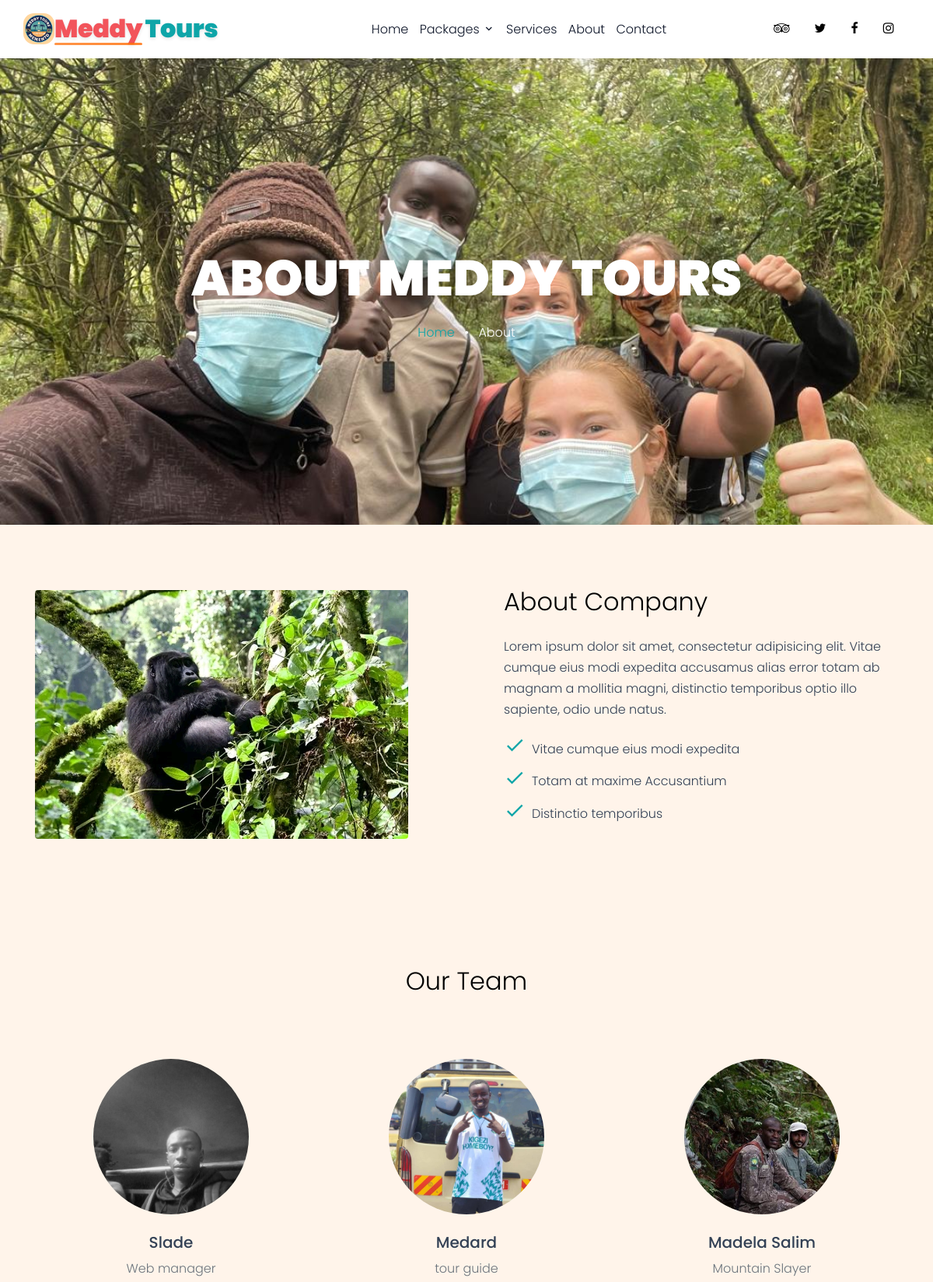
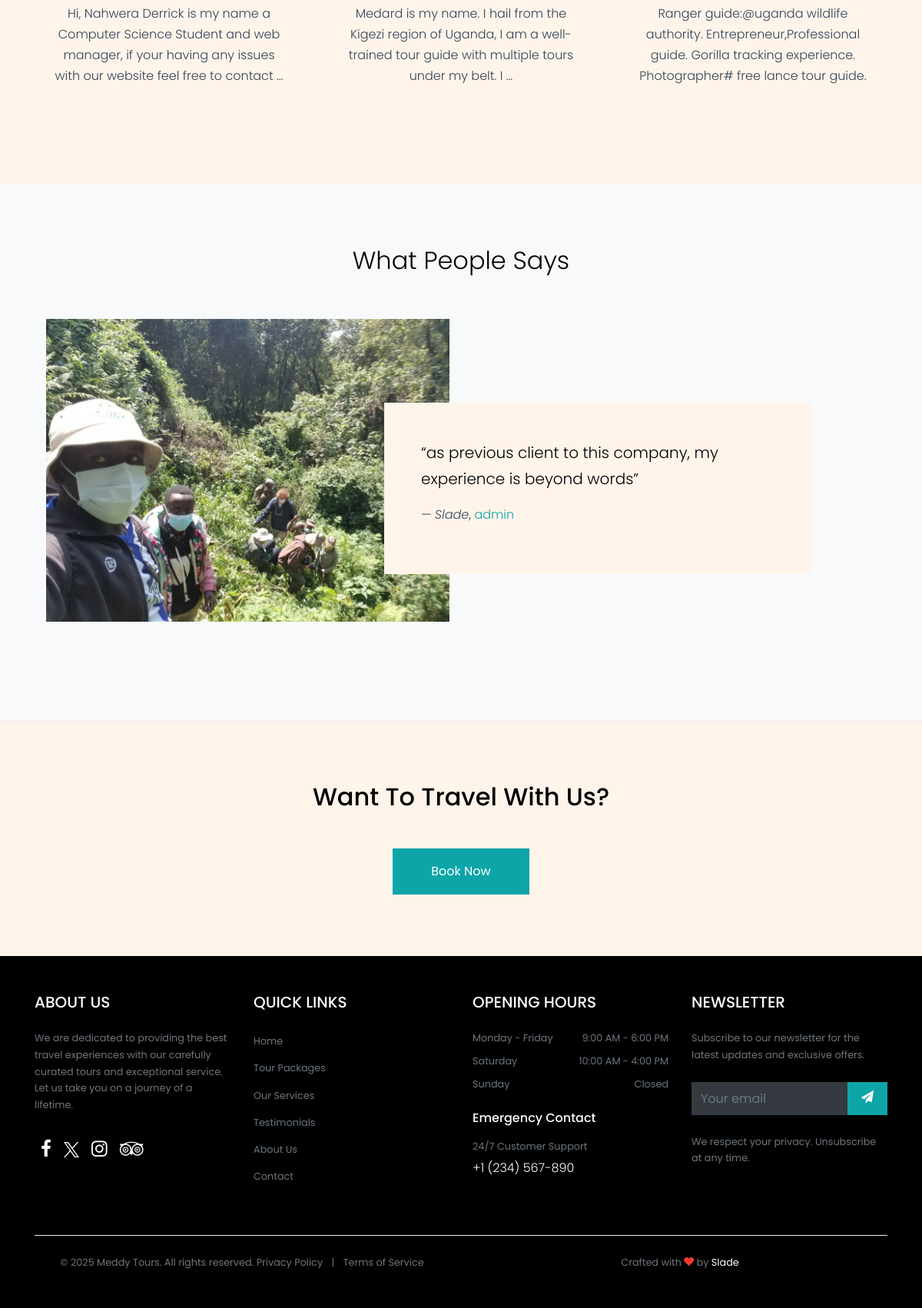
/about.html, run on the app's committed database (2 pictures, top to bottom).
### meddy_tourguides/models.py (models this page shows, shortened)
class TeamMember(models.Model):
    name = models.CharField(max_length=100)
    position = models.CharField(max_length=100)
    bio = models.TextField()
    image = models.FileField(upload_to='team_images/', validators=[FileExtensionValidator(["jpg","jpeg","png","gif","webp"])])
    twitter = models.URLField(blank=True)
    facebook = models.URLField(blank=True)
    instagram = models.URLField(blank=True)

class Testimonial(models.Model):
    name = models.CharField(max_length=100)
    position = models.CharField(max_length=100)
    content = models.TextField()
    image = models.FileField(upload_to='testimonial_images/', validators=[FileExtensionValidator(["jpg","jpeg","png","gif","webp"])])

### meddy_tourguides/views.py (the view)
# urls.py: path('about.html', views.about, name='about'),
def about(request):
    team_members = TeamMember.objects.all()
    testimonials = Testimonial.objects.all()
    context = {
        'team_members': team_members,
        'testimonials': testimonials,
    }
    return render(request, 'about.html', context)

### templates/about.html (shortened to what this page needs)
{% extends 'base_site.html' %}
{% load static %}
{% block content %}
    <div class="site-wrap">
    <div class="site-blocks-cover inner-page-cover" style="background-image: url({% static 'images/experience.jpg' %});" data-aos="fade" data-stellar-background-ratio="0.5">
        <div class="container">
          <div class="row align-items-center justify-content-center text-center">
            <div class="col-md-8" data-aos="fade-up" data-aos-delay="400">
              <h1 class="hero-title">About Meddy tours</h1>
              <div><a href="{% url 'index' %}">Home</a> <span class="mx-2 text-white">&bullet;</span> <span class="text-white">About</span></div>
            </div>
          </div>
        </div>
      </div>
    <div class="site-section" data-aos="fade-up">
      <div class="container">
        <div class="row align-items-center">
          <div class="col-md-6 mb-5 mb-md-0">
            <img src="{% static 'images/neighbour.jpg' %}" alt="About Meddy Tours" class="img-fluid rounded">
          </div>
          <div class="col-md-6 pl-md-5">
            <h2 class="font-weight-light text-black mb-4">About Company</h2>
            <p>Lorem ipsum dolor sit amet, consectetur adipisicing elit. Vitae cumque eius modi expedita accusamus alias error totam ab magnam a mollitia magni, distinctio temporibus optio illo sapiente, odio unde natus.</p>
            <ul class="list-unstyled">
              <li class="d-flex align-items-center"><span class="icon-check2 text-primary h3 mr-2"></span><span>Vitae cumque eius modi expedita</span></li>
              <li class="d-flex align-items-center"><span class="icon-check2 text-primary h3 mr-2"></span><span>Totam at maxime Accusantium</span></li>
              <li class="d-flex align-items-center"><span class="icon-check2 text-primary h3 mr-2"></span><span>Distinctio temporibus</span></li>
            </ul>
          </div>
        </div>
      </div>
    </div>
    <div class="site-section">
      <div class="container">
         <div class="row justify-content-center mb-5" data-aos="fade-up">
          <div class="col-md-7">
            <h2 class="font-weight-light text-black text-center">Our Team</h2>
          </div>
        </div>
        <div class="row g-4">
          {% for member in team_members %}
          <div class="col-12 col-sm-6 col-lg-4">
            <div class="team-member h-100 p-4 text-center" data-aos="fade-up" data-aos-delay="{{ forloop.counter0|add:1 }}00">
              <div class="team-avatar mx-auto mb-4">
                {% if member.image %}
                  <img src="{{ member.image.url }}"
                       alt="{{ member.name }} - {{ member.position }}"
                       class="img-fluid rounded-circle"
                       style="width: 200px; height: 200px; object-fit: cover;"
                       loading="lazy"
                       onerror="this.onerror=null; this.src='{% static 'images/fallback-avatar.svg' %}'">
                {% else %}
                  <div class="rounded-circle bg-light d-flex align-items-center justify-content-center mx-auto" style="width: 200px; height: 200px;">
                    <span class="display-4 text-muted">{{ member.name|slice:':1' }}</span>
                  </div>
                {% endif %}
              </div>
              <h3 class="h5 mb-2">{{ member.name }}</h3>
              <p class="text-muted mb-2">{{ member.position }}</p>
              <p class="mb-4">{{ member.bio|truncatewords:25 }}</p>
            </div>
          </div>
          {% empty %}
          <div class="col-12">
            <div class="p-5 bg-light rounded text-center">
              <p class="mb-0">Our team information is currently being updated. Please check back soon!</p>
            </div>
          </div>
          {% endfor %}
        </div>
      </div>
    </div>
    <div class="site-section block-13 bg-light">
    <div class="container" data-aos="fade">
        <div class="row justify-content-center mb-5">
          <div class="col-md-7">
            <h2 class="font-weight-light text-black text-center">What People Says</h2>
          </div>
        </div>
        <div class="nonloop-block-13 owl-carousel">
          {% for t in testimonials %}
          <div class="item">
            <div class="container">
              <div class="row">
                <div class="col-lg-6 mb-5">
                  {% if t.image %}
                    <img src="{{ t.image.url }}"
                         alt="{{ t.name }} - {{ t.position }}"
                         class="img-md-fluid"
                         loading="lazy"
                         onerror="this.onerror=null; this.src='{% static 'images/fallback-testimonial.jpg' %}'">
                  {% else %}
                    <div class="bg-light d-flex align-items-center justify-content-center" style="height: 100%; min-height: 300px;">
                      <span class="h4 text-muted">{{ t.name|slice:':1' }}</span>
                    </div>
                  {% endif %}
                </div>
                <div class="overlap-left col-lg-6 bg-white p-md-5 align-self-center">
                  <p class="text-black lead">&ldquo;{{ t.content }}&rdquo;</p>
                  <p class="">&mdash; <em>{{ t.name }}</em>, <a href="#">{{ t.position }}</a></p>
                </div>
              </div>
            </div>
          </div>
          {% endfor %}
        </div>
      </div>
    </div>
    <div class="site-section border-top">
      <div class="container">
        <div class="row text-center">
          <div class="col-md-12">
            <h2 class="mb-5 text-black">Want To Travel With Us?</h2>
            <p class="mb-0"><a href="booking.html" class="btn btn-primary py-3 px-5 text-white">Book Now</a></p>
          </div>
        </div>
      </div>
    </div>
  </div>
{% endblock %}

### templates/base_site.html (shortened to what this page needs)
{% load static %}
<!DOCTYPE html>
<html lang="en">
  <head>
    <link rel="stylesheet" href="{% static 'fonts/icomoon/style.css' %}">
    <link rel="stylesheet" href="{% static 'css/bootstrap.min.css' %}">
    <link rel="stylesheet" href="{% static 'css/magnific-popup.css' %}">
    <link rel="stylesheet" href="{% static 'css/jquery-ui.css' %}">
    <link rel="stylesheet" href="{% static 'css/owl.carousel.min.css' %}">
    <link rel="stylesheet" href="{% static 'css/owl.theme.default.min.css' %}">
    <link rel="stylesheet" href="{% static 'css/bootstrap-datepicker.css' %}">
    <link rel="stylesheet" href="{% static 'fonts/flaticon/font/flaticon.css' %}">
    <link rel="stylesheet" href="https://cdn.jsdelivr.net/npm/mediaelement@4.2.7/build/mediaelementplayer.min.css">
    <link rel="stylesheet" href="{% static 'css/aos.css' %}">
    <link rel="stylesheet" href="{% static 'css/style.css' %}">
    <link rel="stylesheet" href="{% static 'css/theme-override.css' %}">
  </head>
  <body>
  <div class="site-wrap">
    <header class="site-navbar py-1" role="banner">
      <div class="container">
        <div class="row align-items-center">
          <div class="col-8 col-xl-3">
            <h1 class="mb-0 site-logo"><a href="{% url 'index' %}" class="h2 mb-0 d-flex align-items-center" aria-label="Meddy Tours"><img src="{% static 'images/logo.jpg' %}" class="img-fluid me-2" alt="Meddy Tours Logo" style="height: 40px; width: auto;"><span class="brand-accent">Meddy</span> <span class="brand-primary">Tours</span></a></h1>
          </div>
          <div class="col-12 col-xl-7 d-none d-xl-block">
            <nav class="site-navigation position-relative text-right text-lg-center" role="navigation">
              <ul class="site-menu js-clone-nav mx-auto d-none d-lg-block">
                <li><a href="{% url 'index' %}">Home</a></li>
                <li class="has-children">
                  <a href="{% url 'packages' %}">Packages</a>
                </li>
                <li><a href="{% url 'services' %}">Services</a></li>
                <li><a href="{% url 'about' %}">About</a></li>
                <li><a href="{% url 'contact' %}">Contact</a></li>
              </ul>
            </nav>
          </div>
          <div class="col-4 col-xl-2 text-right">
            <div class="d-none d-xl-inline-block">
              <ul class="site-menu js-clone-nav ml-auto list-unstyled d-flex text-right mb-0" data-class="social">
                <li><a href="#" class="pl-0 pr-3 text-black"><span class="icon-tripadvisor"></span></a></li>
                <li><a href="#" class="pl-3 pr-3 text-black"><span class="icon-twitter"></span></a></li>
                <li><a href="#" class="pl-3 pr-3 text-black"><span class="icon-facebook"></span></a></li>
                <li><a href="#" class="pl-3 pr-3 text-black"><span class="icon-instagram"></span></a></li>
              </ul>
            </div>
          </div>
        </div>
      </div>
    </header>
    {% block content %}{% endblock %}
    <footer class="site-footer bg-black text-white py-5">
      <div class="container">
        <div class="row g-4">
          <div class="col-lg-3 col-md-6">
            <div class="mb-4">
              <h3 class="h5 mb-4 text-uppercase">About Us</h3>
              <p class="text-muted small">We are dedicated to providing the best travel experiences with our carefully curated tours and exceptional service. Let us take you on a journey of a lifetime.</p>
            </div>
            <div class="d-flex py-2">
              <a href="#" class="text-white me-4 px-2" aria-label="Facebook"><span class="icon-facebook h4"></span></a>
              <a href="#" class="text-white me-4 px-2" aria-label="X">
  <svg width="20" height="20" viewBox="0 0 24 24" fill="currentColor">
    <path d="M14.258 10.152L23.176 0h-2.113l-7.747 8.813L7.133 0H0l9.352 13.328L0 23.973h2.113l8.176-9.309 6.531 9.309h7.133zm-2.895 3.293l-.949-1.328L2.875 1.56h3.246l6.086 8.523.945 1.328 7.91 11.078h-3.246zm0 0"/>
  </svg>
</a>
              <a href="#" class="text-white me-4 px-2" aria-label="Instagram"><span class="icon-instagram h4"></span></a>
              <a href="#" class="text-white px-2" aria-label="TripAdvisor"><span class="icon-tripadvisor h4"></span></a>
            </div>
          </div>
          <div class="col-lg-3 col-md-6">
            <h3 class="h5 mb-4 text-uppercase">Quick Links</h3>
            <ul class="list-unstyled">
              <li class="mb-2"><a href="{% url 'index' %}" class="text-muted text-decoration-none small">Home</a></li>
              <li class="mb-2"><a href="{% url 'packages' %}" class="text-muted text-decoration-none small">Tour Packages</a></li>
              <li class="mb-2"><a href="{% url 'services' %}" class="text-muted text-decoration-none small">Our Services</a></li>
              <li class="mb-2"><a href="{% url 'testimonial' %}" class="text-muted text-decoration-none small">Testimonials</a></li>
              <li class="mb-2"><a href="{% url 'about' %}" class="text-muted text-decoration-none small">About Us</a></li>
              <li class="mb-2"><a href="{% url 'contact' %}" class="text-muted text-decoration-none small">Contact</a></li>
            </ul>
          </div>
          <div class="col-lg-3 col-md-6">
            <h3 class="h5 mb-4 text-uppercase">Opening Hours</h3>
            <ul class="list-unstyled text-muted small">
              <li class="d-flex justify-content-between mb-2">
                <span>Monday - Friday</span>
                <span>9:00 AM - 6:00 PM</span>
              </li>
              <li class="d-flex justify-content-between mb-2">
                <span>Saturday</span>
                <span>10:00 AM - 4:00 PM</span>
              </li>
              <li class="d-flex justify-content-between">
                <span>Sunday</span>
                <span>Closed</span>
              </li>
            </ul>
            <div class="mt-4">
              <h4 class="h6 mb-3">Emergency Contact</h4>
              <p class="small text-muted mb-1">24/7 Customer Support</p>
              <a href="tel:+1234567890" class="text-white text-decoration-none">+1 (234) 567-890</a>
            </div>
          </div>
          <div class="col-lg-3 col-md-6">
            <h3 class="h5 mb-4 text-uppercase">Newsletter</h3>
            <p class="text-muted small mb-4">Subscribe to our newsletter for the latest updates and exclusive offers.</p>
            <form action="#" method="post" class="mb-4">
              <div class="input-group mb-3">
                <input type="email" class="form-control bg-dark border-0 text-white" placeholder="Your email" aria-label="Your email" required>
                <button class="btn btn-primary px-3" type="submit">
                  <span class="icon-paper-plane"></span>
                </button>
              </div>
            </form>
            <p class="small text-muted mb-0">We respect your privacy. Unsubscribe at any time.</p>
          </div>
        </div>
        <div class="border-top border-dark mt-5 pt-4">
          <div class="row align-items-center">
            <div class="col-md-6 text-center text-md-start mb-3 mb-md-0">
              <p class="mb-0 small text-muted">
                &copy; <script>document.write(new Date().getFullYear());</script> Meddy Tours. All rights reserved.
                <a href="#" class="text-muted text-decoration-none ms-2">Privacy Policy</a>
                <span class="mx-2">|</span>
                <a href="#" class="text-muted text-decoration-none">Terms of Service</a>
              </p>
            </div>
            <div class="col-md-6 text-center text-md-end">
              <p class="mb-0 small text-muted">
                Crafted with <i class="icon-heart text-danger"></i> by
                <a href="https://x.com/SladePhantom7?t=1JYpg5QBnk8i2AKyLJK-_g&s=09" target="_blank" class="text-white text-decoration-none">Slade</a>
              </p>
            </div>
          </div>
        </div>
      </div>
    </footer>
  </div>
  </body>
</html>

### static/css/theme-override.css (style rules this page uses)
:root { --mt-primary: #0ea5a8; --mt-secondary: #f2545b; --mt-accent: #0f172a; --mt-muted: #4b5563; }
.brand-primary, .text-primary { color: var(--mt-primary) !important; }
.brand-accent { color: var(--mt-secondary) !important; }
.btn-primary { background-color: var(--mt-primary) !important; border-color: var(--mt-primary) !important; }
a { color: var(--mt-primary); }

### templates/base_site.html (style rules this page uses)
[data-aos] { opacity: 0; transition-property: opacity, transform; }
[data-aos].aos-animate { opacity: 1; }

### data on the page
TeamMember: image (picture), name "Slade", position "Web manager", bio "Hi, Nahwera Derrick is my name a Computer Science Student and web manager, if your having any issues with our website feel free to contact …"
TeamMember: image (picture), name "Medard", position "tour guide", bio "Medard is my name. I hail from the Kigezi region of Uganda, I am a well-trained tour guide with multiple tours under my belt. I …"
TeamMember: image (picture), name "Madela Salim", position "Mountain Slayer", bio "Ranger guide:@uganda wildlife authority. Entrepreneur,Professional guide. Gorilla tracking experience. Photographer# free lance tour guide."
Testimonial: image (picture), content "as previous client to this company, my experience is beyond words", name "Slade", position "admin"
